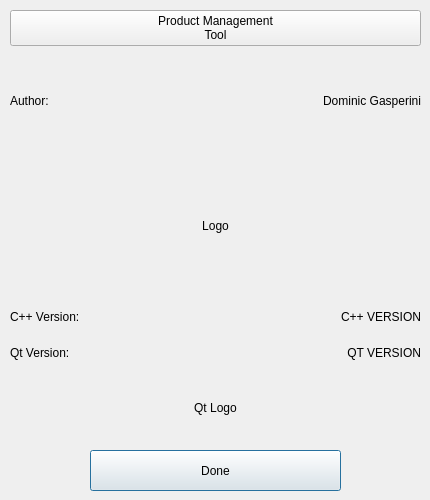
<?xml version="1.0" encoding="UTF-8"?>
<ui version="4.0">
 <class>AboutDlg</class>
 <widget class="QDialog" name="AboutDlg">
  <property name="geometry">
   <rect>
    <x>0</x>
    <y>0</y>
    <width>430</width>
    <height>500</height>
   </rect>
  </property>
  <property name="minimumSize">
   <size>
    <width>430</width>
    <height>500</height>
   </size>
  </property>
  <property name="maximumSize">
   <size>
    <width>430</width>
    <height>500</height>
   </size>
  </property>
  <property name="windowTitle">
   <string>Dialog</string>
  </property>
  <widget class="QPushButton" name="exitBtn">
   <property name="geometry">
    <rect>
     <x>90</x>
     <y>450</y>
     <width>251</width>
     <height>41</height>
    </rect>
   </property>
   <property name="text">
    <string>Done</string>
   </property>
  </widget>
  <widget class="QWidget" name="layoutWidget">
   <property name="geometry">
    <rect>
     <x>10</x>
     <y>10</y>
     <width>411</width>
     <height>431</height>
    </rect>
   </property>
   <layout class="QVBoxLayout" name="verticalLayout_3">
    <item>
     <layout class="QVBoxLayout" name="verticalLayout">
      <item>
       <widget class="QPushButton" name="TitleBtn">
        <property name="styleSheet">
         <string notr="true">font: 700 oblique 25pt &quot;DejaVu Sans&quot;;</string>
        </property>
        <property name="text">
         <string>Product Management 
Tool</string>
        </property>
       </widget>
      </item>
      <item>
       <layout class="QGridLayout" name="gridLayout">
        <item row="0" column="0">
         <widget class="QLabel" name="authorLbl">
          <property name="text">
           <string>Author:</string>
          </property>
          <property name="alignment">
           <set>Qt::AlignLeading|Qt::AlignLeft|Qt::AlignVCenter</set>
          </property>
         </widget>
        </item>
        <item row="0" column="1">
         <widget class="QLabel" name="label">
          <property name="text">
           <string>Dominic Gasperini</string>
          </property>
          <property name="alignment">
           <set>Qt::AlignRight|Qt::AlignTrailing|Qt::AlignVCenter</set>
          </property>
         </widget>
        </item>
       </layout>
      </item>
     </layout>
    </item>
    <item>
     <widget class="QLabel" name="LogoLbl">
      <property name="text">
       <string>Logo</string>
      </property>
      <property name="alignment">
       <set>Qt::AlignCenter</set>
      </property>
     </widget>
    </item>
    <item>
     <layout class="QVBoxLayout" name="verticalLayout_2">
      <item>
       <layout class="QGridLayout" name="gridLayout_2">
        <item row="1" column="1">
         <widget class="QLabel" name="qtVersionNumLbl">
          <property name="text">
           <string>QT VERSION</string>
          </property>
          <property name="alignment">
           <set>Qt::AlignRight|Qt::AlignTrailing|Qt::AlignVCenter</set>
          </property>
         </widget>
        </item>
        <item row="1" column="0">
         <widget class="QLabel" name="qtVersionLbl">
          <property name="text">
           <string>Qt Version:</string>
          </property>
          <property name="alignment">
           <set>Qt::AlignLeading|Qt::AlignLeft|Qt::AlignVCenter</set>
          </property>
         </widget>
        </item>
        <item row="0" column="0">
         <widget class="QLabel" name="cppVersionLbl">
          <property name="text">
           <string>C++ Version: </string>
          </property>
          <property name="alignment">
           <set>Qt::AlignLeading|Qt::AlignLeft|Qt::AlignVCenter</set>
          </property>
         </widget>
        </item>
        <item row="0" column="1">
         <widget class="QLabel" name="cppVersionNumLbl">
          <property name="text">
           <string>C++ VERSION</string>
          </property>
          <property name="alignment">
           <set>Qt::AlignRight|Qt::AlignTrailing|Qt::AlignVCenter</set>
          </property>
         </widget>
        </item>
       </layout>
      </item>
      <item>
       <widget class="QLabel" name="qtLogoLbl">
        <property name="text">
         <string>Qt Logo</string>
        </property>
        <property name="alignment">
         <set>Qt::AlignCenter</set>
        </property>
       </widget>
      </item>
     </layout>
    </item>
   </layout>
  </widget>
 </widget>
 <resources/>
 <connections/>
</ui>
